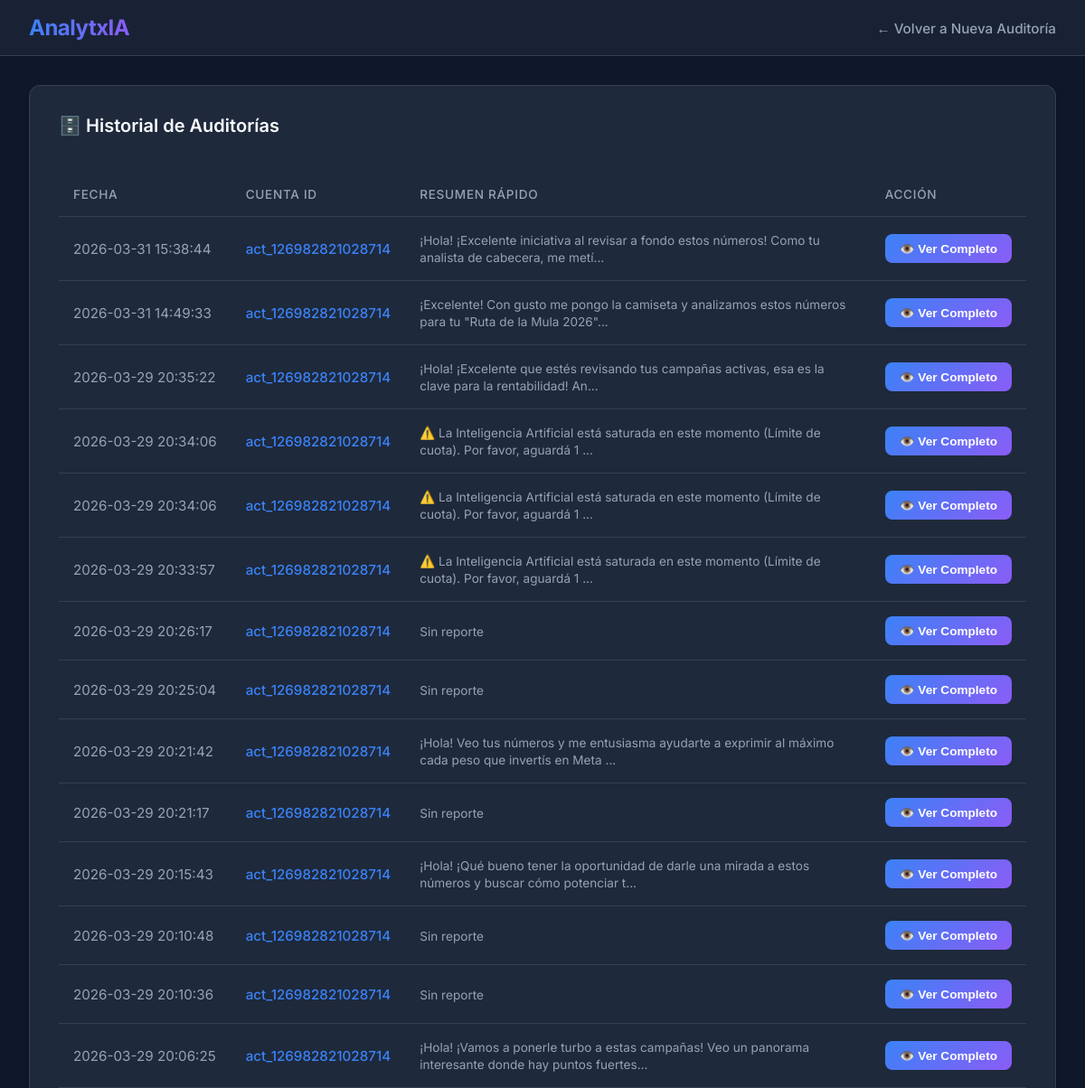
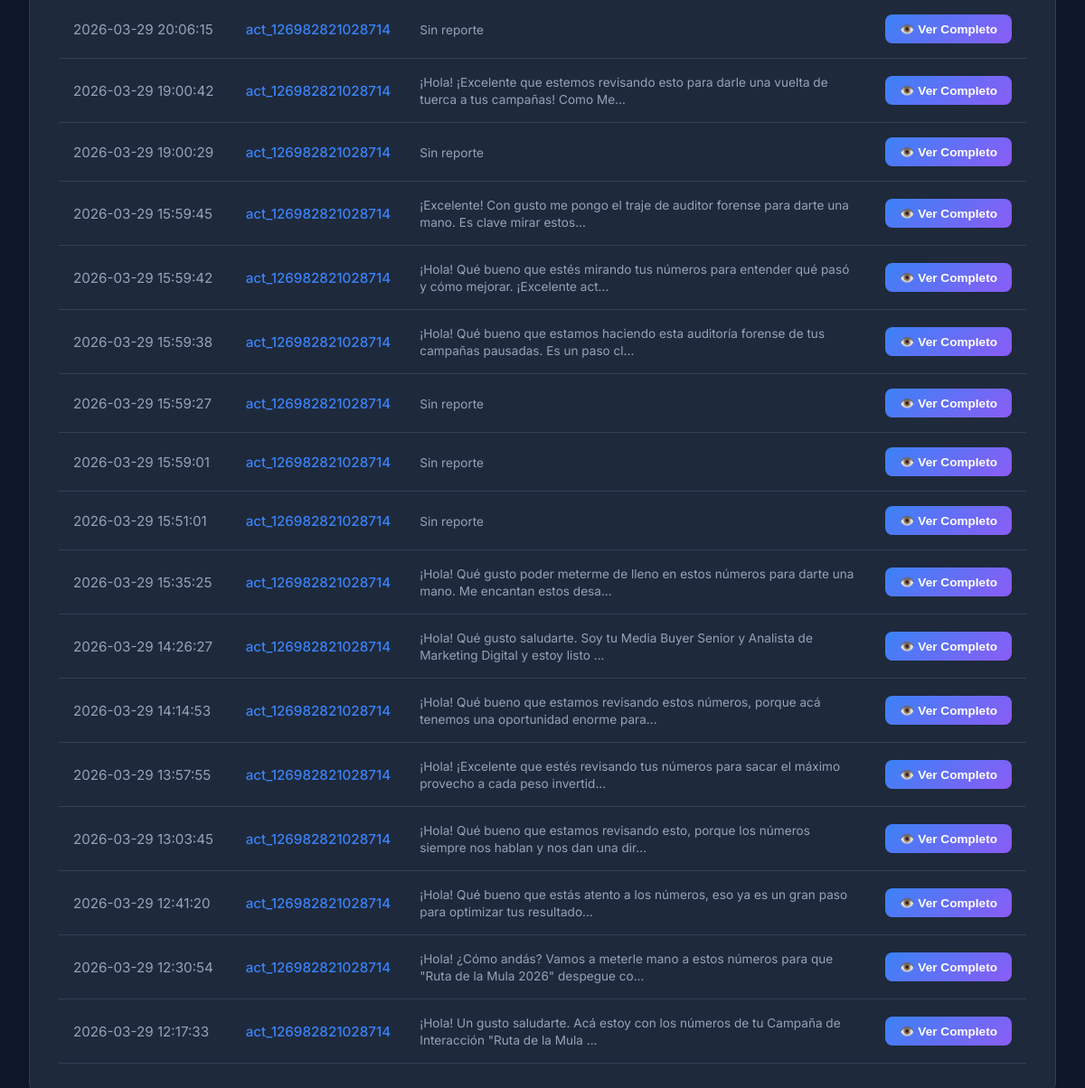
The page /historial on the database its author committed (2 pictures, top to bottom).
### tables this page shows
CREATE TABLE auditorias (
            id INTEGER PRIMARY KEY AUTOINCREMENT,
            fecha TEXT,
            account_id TEXT,
            nombre_campana TEXT,
            metricas_json TEXT,
            reporte_texto TEXT
        );

### app.py (the view)
@app.route('/historial')
def historial():
    auditorias_db = obtener_todas_las_auditorias()
    lista_auditorias = []
    for row in auditorias_db:
        reporte_entero = row[4] if row[4] else "Sin reporte"
        lista_auditorias.append({
            'id': row[0],
            'fecha': row[1],
            'account_id': row[2],
            'nombre': row[3],
            'reporte_corto': reporte_entero[:100] + "..." if len(reporte_entero) > 100 else reporte_entero,
            'reporte_completo': reporte_entero # Acá agregamos el reporte entero
        })
    return render_template('historial.html', auditorias=lista_auditorias)

### database.py (called while the page is built)
def conectar():
    return sqlite3.connect('analytixa.db')

def obtener_todas_las_auditorias():
    conn = conectar()
    cursor = conn.cursor()
    cursor.execute('SELECT id, fecha, account_id, nombre_campana, reporte_texto FROM auditorias ORDER BY id DESC')
    filas = cursor.fetchall()
    conn.close()
    return filas

### templates/historial.html (shortened to what this page needs)
<!DOCTYPE html>
<html lang="es">
<head>
    <link rel="stylesheet" href="{{ url_for('static', filename='css/style.css') }}">
</head>
<body>
    <nav class="navbar">
        <div class="logo-text">AnalytxIA</div>
        <div>
            <a href="/" style="color: var(--text-muted); text-decoration: none; font-size: 0.95rem; font-weight: 500;">← Volver a Nueva Auditoría</a>
        </div>
    </nav>
    <div class="container">
        <div class="card">
            <div class="header-title">🗄️ Historial de Auditorías</div>
            <div style="overflow-x: auto;">
                <table class="table-premium">
                    <thead>
                        <tr>
                            <th>Fecha</th>
                            <th>Cuenta ID</th>
                            <th>Resumen Rápido</th>
                            <th>Acción</th>
                        </tr>
                    </thead>
                    <tbody>
                        {% for row in auditorias %}
                        <tr>
                            <td style="white-space: nowrap; color: var(--text-muted);">{{ row.fecha }}</td>
                            <td style="color: var(--primary); font-weight: 500;">{{ row.account_id }}</td>
                            <td><span style="font-size: 0.85rem; color: var(--text-muted);">{{ row.reporte_corto }}</span></td>
                            <td>
                                <button class="btn-premium" style="padding: 0.5rem 1rem; font-size: 0.85rem;" onclick="abrirModal('reporte-{{ row.id }}')">👁️ Ver Completo</button>
                            </td>
                        </tr>
                        {% endfor %}
                    </tbody>
                </table>
            </div>
        </div>
    </div>
</body>
</html>

### static/css/style.css (style rules this page uses)
:root { --bg-dark: #0f172a; --card-bg: #1e293b; --primary: #3b82f6; --primary-hover: #2563eb; --accent: #8b5cf6; --text-main: #f8fafc; --text-muted: #94a3b8; --border-color: #334155; --success: #10b981; }
body { background-color: var(--bg-dark); color: var(--text-main); font-family: 'Inter', sans-serif; margin: 0; padding: 0; display: flex; flex-direction: column; align-items: center; min-height: 100vh; }
.navbar { width: 100%; background: rgba(30, 41, 59, 0.7); backdrop-filter: blur(10px); border-bottom: 1px solid var(--border-color); padding: 1rem 2rem; display: flex; justify-content: space-between; align-items: center; box-sizing: border-box; position: sticky; top: 0; z-index: 100; }
.logo-text { font-size: 1.5rem; font-weight: 700; letter-spacing: -0.5px; background: linear-gradient(to right, var(--primary), var(--accent)); -webkit-background-clip: text; -webkit-text-fill-color: transparent; }
.container { width: 100%; max-width: 1200px; padding: 2rem; box-sizing: border-box; }
.card { background-color: var(--card-bg); border: 1px solid var(--border-color); border-radius: 12px; padding: 2rem; box-shadow: 0 4px 6px -1px rgba(0, 0, 0, 0.1), 0 2px 4px -1px rgba(0, 0, 0, 0.06); margin-bottom: 2rem; }
.header-title { font-size: 1.25rem; font-weight: 600; margin-bottom: 1.5rem; color: var(--text-main); }
.btn-premium { background: linear-gradient(135deg, var(--primary), var(--accent)); color: white; border: none; padding: 0.75rem 1.5rem; border-radius: 8px; font-weight: 600; cursor: pointer; transition: transform 0.1s, opacity 0.2s; white-space: nowrap; }
.table-premium { width: 100%; border-collapse: collapse; margin-top: 1rem; }
.table-premium th { text-align: left; padding: 1rem; color: var(--text-muted); font-weight: 500; font-size: 0.85rem; text-transform: uppercase; letter-spacing: 0.05em; border-bottom: 1px solid var(--border-color); }
.table-premium td { padding: 1rem; border-bottom: 1px solid var(--border-color); font-size: 0.95rem; }

### rows shown on the page
auditorias: fecha "2026-03-31 15:38:44", account_id "act_126982821028714", reporte_corto "¡Hola! ¡Excelente iniciativa al revisar a fondo estos números! Como tu analista de cabecera, me metí..."
auditorias: fecha "2026-03-31 14:49:33", account_id "act_126982821028714", reporte_corto "¡Excelente! Con gusto me pongo la camiseta y analizamos estos números para tu \"Ruta de la Mula 2026\"..."
auditorias: fecha "2026-03-29 20:35:22", account_id "act_126982821028714", reporte_corto "¡Hola! ¡Excelente que estés revisando tus campañas activas, esa es la clave para la rentabilidad! An..."
auditorias: fecha "2026-03-29 20:34:06", account_id "act_126982821028714", reporte_corto "⚠️ La Inteligencia Artificial está saturada en este momento (Límite de cuota). Por favor, aguardá 1 ..."
auditorias: fecha "2026-03-29 20:34:06", account_id "act_126982821028714", reporte_corto "⚠️ La Inteligencia Artificial está saturada en este momento (Límite de cuota). Por favor, aguardá 1 ..."
auditorias: fecha "2026-03-29 20:33:57", account_id "act_126982821028714", reporte_corto "⚠️ La Inteligencia Artificial está saturada en este momento (Límite de cuota). Por favor, aguardá 1 ..."
auditorias: fecha "2026-03-29 20:26:17", account_id "act_126982821028714", reporte_corto "Sin reporte"
auditorias: fecha "2026-03-29 20:25:04", account_id "act_126982821028714", reporte_corto "Sin reporte"
auditorias: fecha "2026-03-29 20:21:42", account_id "act_126982821028714", reporte_corto "¡Hola! Veo tus números y me entusiasma ayudarte a exprimir al máximo cada peso que invertís en Meta ..."
auditorias: fecha "2026-03-29 20:21:17", account_id "act_126982821028714", reporte_corto "Sin reporte"
auditorias: fecha "2026-03-29 20:15:43", account_id "act_126982821028714", reporte_corto "¡Hola! ¡Qué bueno tener la oportunidad de darle una mirada a estos números y buscar cómo potenciar t..."
auditorias: fecha "2026-03-29 20:10:48", account_id "act_126982821028714", reporte_corto "Sin reporte"
auditorias: fecha "2026-03-29 20:10:36", account_id "act_126982821028714", reporte_corto "Sin reporte"
auditorias: fecha "2026-03-29 20:06:25", account_id "act_126982821028714", reporte_corto "¡Hola! ¡Vamos a ponerle turbo a estas campañas! Veo un panorama interesante donde hay puntos fuertes..."
auditorias: fecha "2026-03-29 20:06:15", account_id "act_126982821028714", reporte_corto "Sin reporte"
auditorias: fecha "2026-03-29 19:00:42", account_id "act_126982821028714", reporte_corto "¡Hola! ¡Excelente que estemos revisando esto para darle una vuelta de tuerca a tus campañas! Como Me..."
auditorias: fecha "2026-03-29 19:00:29", account_id "act_126982821028714", reporte_corto "Sin reporte"
auditorias: fecha "2026-03-29 15:59:45", account_id "act_126982821028714", reporte_corto "¡Excelente! Con gusto me pongo el traje de auditor forense para darte una mano. Es clave mirar estos..."
auditorias: fecha "2026-03-29 15:59:42", account_id "act_126982821028714", reporte_corto "¡Hola! Qué bueno que estés mirando tus números para entender qué pasó y cómo mejorar. ¡Excelente act..."
auditorias: fecha "2026-03-29 15:59:38", account_id "act_126982821028714", reporte_corto "¡Hola! Qué bueno que estamos haciendo esta auditoría forense de tus campañas pausadas. Es un paso cl..."
auditorias: fecha "2026-03-29 15:59:27", account_id "act_126982821028714", reporte_corto "Sin reporte"
auditorias: fecha "2026-03-29 15:59:01", account_id "act_126982821028714", reporte_corto "Sin reporte"
auditorias: fecha "2026-03-29 15:51:01", account_id "act_126982821028714", reporte_corto "Sin reporte"
auditorias: fecha "2026-03-29 15:35:25", account_id "act_126982821028714", reporte_corto "¡Hola! Qué gusto poder meterme de lleno en estos números para darte una mano. Me encantan estos desa..."
auditorias: fecha "2026-03-29 14:26:27", account_id "act_126982821028714", reporte_corto "¡Hola! Qué gusto saludarte. Soy tu Media Buyer Senior y Analista de Marketing Digital y estoy listo ..."
auditorias: fecha "2026-03-29 14:14:53", account_id "act_126982821028714", reporte_corto "¡Hola! Qué bueno que estamos revisando estos números, porque acá tenemos una oportunidad enorme para..."
auditorias: fecha "2026-03-29 13:57:55", account_id "act_126982821028714", reporte_corto "¡Hola! ¡Excelente que estés revisando tus números para sacar el máximo provecho a cada peso invertid..."
auditorias: fecha "2026-03-29 13:03:45", account_id "act_126982821028714", reporte_corto "¡Hola! Qué bueno que estamos revisando esto, porque los números siempre nos hablan y nos dan una dir..."
auditorias: fecha "2026-03-29 12:41:20", account_id "act_126982821028714", reporte_corto "¡Hola! Qué bueno que estás atento a los números, eso ya es un gran paso para optimizar tus resultado..."
auditorias: fecha "2026-03-29 12:30:54", account_id "act_126982821028714", reporte_corto "¡Hola! ¿Cómo andás? Vamos a meterle mano a estos números para que \"Ruta de la Mula 2026\" despegue co..."
auditorias: fecha "2026-03-29 12:17:33", account_id "act_126982821028714", reporte_corto "¡Hola! Un gusto saludarte. Acá estoy con los números de tu Campaña de Interacción \"Ruta de la Mula ..."
